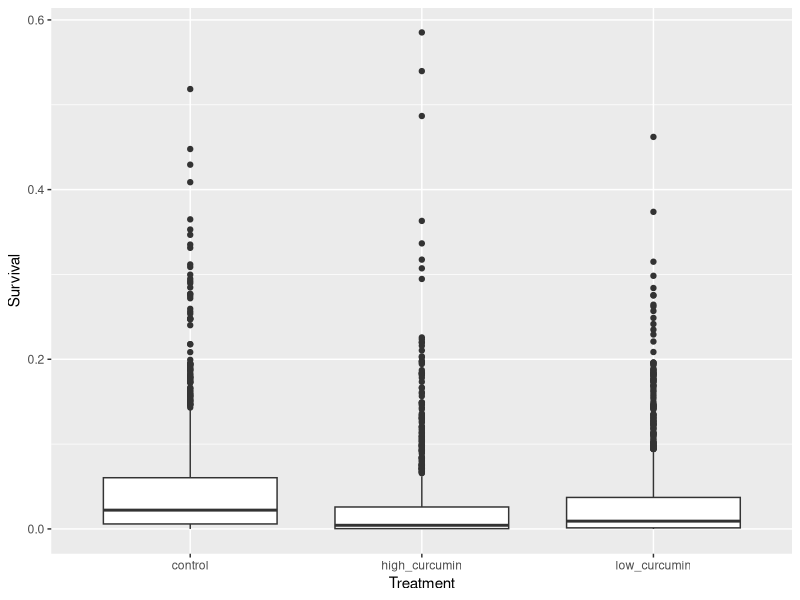
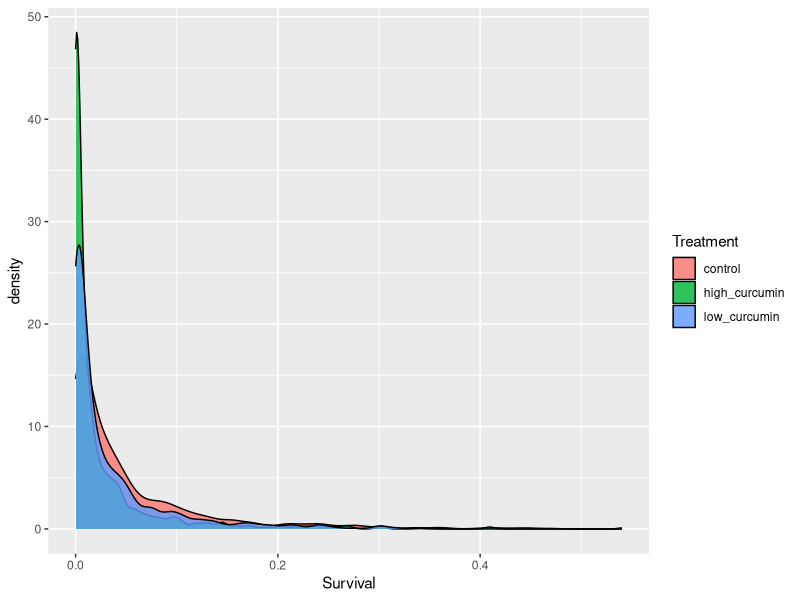

Reproduce these figures in R, in order.
## ---- chunk 1
# -----------------------------------
# A script that moves the information from HW8 into structured programming
# 07 Apr 2021
# EMD
# -----------------------------------
#

# Import libraries ------------------------------

library(ggplot2)


# -----------------------------------
# FUNCTION create_data
# description: this function creates data if there is no data input
# inputs: a null variable that will be then manipulated
# outputs: the output of this function should be three strings of data for separate trials
#####################################
create_data <- function(x=NULL) {
  if (is.null(x)) {
    Survival_C = rgamma(1000, shape = 0.5, scale = 0.1)
    Survival_L = rgamma(1000, shape = 0.35, scale = 0.1)
    Survival_H = rgamma(1000, shape = 0.25, scale = 0.1)
  }

  d8ta <- c(Survival_C, Survival_L, Survival_H)
return(d8ta)
  
} # end of create_data
# -----------------------------------





# -----------------------------------
# FUNCTION org_data
# description: This function orders the data that was created from the create data function
# inputs: The input will be one list of strings
# outputs: the output will be a data frame
#####################################
org_data <- function(A = c(Survival_C = runif(1000), Survical_L = runif(1000), Survival_H = runif(1000))) {
  
  Survival_C <- A[1:1000]
  Survival_L <- A[1001:2000]
  Survival_H <- A[2001:3000]
  
  survival_total = data.frame(ID = 1:3000, c(Survival_C, Survival_L, Survival_H), Treatment = c(rep('control', 1000), rep('low_curcumin', 1000), rep('high_curcumin', 1000)))
  
  colnames(survival_total)[2] <- ('Survival')


return(survival_total)

} # end of org_data
# -----------------------------------





# -----------------------------------
# FUNCTION data_analyze
# description: this take the data and gets the summery stats
# inputs: a dataframe df
# outputs: outputs summary stats
#####################################
data_analyze <- function(x) {

  summary_surv = summary(x)
  print(summary_surv)
  
  stats <- aov(Survival ~ Treatment, data = x)
  
  stats_sum <- summary(stats)

  
return(stats_sum)

} # end of data_analyze
# -----------------------------------





# -----------------------------------
# FUNCTION box_plot
# description: creates a box plot of the analyzed data
# inputs: stats of an AOV of the data   
# outputs: a box plot
#####################################
box_plot <- function(orged_data) {
  
  ano_plot <- ggplot(orged_data) + aes(x = Treatment, y = Survival) + geom_boxplot()
  
  

return(ano_plot)

} # end of box_plot
# -----------------------------------





# -----------------------------------
# FUNCTION data_compile
# description: this function uses other functions to import data from another file, analyze it and then output a graph plot of the data
# inputs: data
# outputs: the outputs of this are summary stats as well as a boxplot of the data
#####################################
data_compile <- function(x=NULL) {
  if (is.null(x)) {
    x <- create_data()
  }
  data_organized <- org_data(x)
  stats <- data_analyze(data_organized)
  plotted<- box_plot(data_organized)
  
  print(stats)
  print(plotted)
return()

} # end of function_name
# -----------------------------------

data_compile()

## ---- chunk 2
# -----------------------------------
# A script that moves the information from HW8 into structured programming
# 07 Apr 2021
# EMD
# -----------------------------------
#

# Import libraries ------------------------------

library(ggplot2)


# -----------------------------------
# FUNCTION create_data
# description: this function creates data if there is no data input
# inputs: a null variable that will be then manipulated
# outputs: the output of this function should be three strings of data for separate trials
#####################################
create_data <- function(x=NULL) {
  if (is.null(x)) {
    Survival_C = rgamma(1000, shape = 0.5, scale = 0.1)
    Survival_L = rgamma(1000, shape = 0.35, scale = 0.1)
    Survival_H = rgamma(1000, shape = 0.25, scale = 0.1)
  }

  d8ta <- c(Survival_C, Survival_L, Survival_H)
return(d8ta)
  
} # end of create_data
# -----------------------------------





# -----------------------------------
# FUNCTION org_data
# description: This function orders the data that was created from the create data function
# inputs: The input will be one list of strings
# outputs: the output will be a data frame
#####################################
org_data <- function(A = c(Survival_C = runif(1000), Survical_L = runif(1000), Survival_H = runif(1000))) {
  
  Survival_C <- A[1:1000]
  Survival_L <- A[1001:2000]
  Survival_H <- A[2001:3000]
  
  survival_total = data.frame(ID = 1:3000, c(Survival_C, Survival_L, Survival_H), Treatment = c(rep('control', 1000), rep('low_curcumin', 1000), rep('high_curcumin', 1000)))
  
  colnames(survival_total)[2] <- ('Survival')


return(survival_total)

} # end of org_data
# -----------------------------------





# -----------------------------------
# FUNCTION data_analyze
# description: this take the data and gets the summery stats
# inputs: a dataframe df
# outputs: outputs summary stats
#####################################
data_analyze <- function(x) {

  summary_surv = summary(x)
  print(summary_surv)
  
  stats <- aov(Survival ~ Treatment, data = x)
  
  stats_sum <- summary(stats)

  
return(stats_sum)

} # end of data_analyze
# -----------------------------------





# -----------------------------------
# FUNCTION box_plot
# description: creates a box plot of the analyzed data
# inputs: stats of an AOV of the data   
# outputs: a box plot
#####################################
density_plot <- function(orged_data) {
  
  ano_plot <- ggplot(orged_data) + aes(x = Survival, fill = Treatment) + geom_density(alpha = 0.8)
  
  

return(ano_plot)

} # end of box_plot
# -----------------------------------





# -----------------------------------
# FUNCTION data_compile
# description: this function uses other functions to import data from another file, analyze it and then output a graph plot of the data
# inputs: data
# outputs: the outputs of this are summary stats as well as a boxplot of the data
#####################################
data_compile <- function(x=NULL) {
  if (is.null(x)) {
    x <- create_data()
  }
  data_organized <- org_data(x)
  stats <- data_analyze(data_organized)
  plotted<- density_plot(data_organized)
  
  print(stats)
  print(plotted)
return()

} # end of function_name
# -----------------------------------

data_compile()

